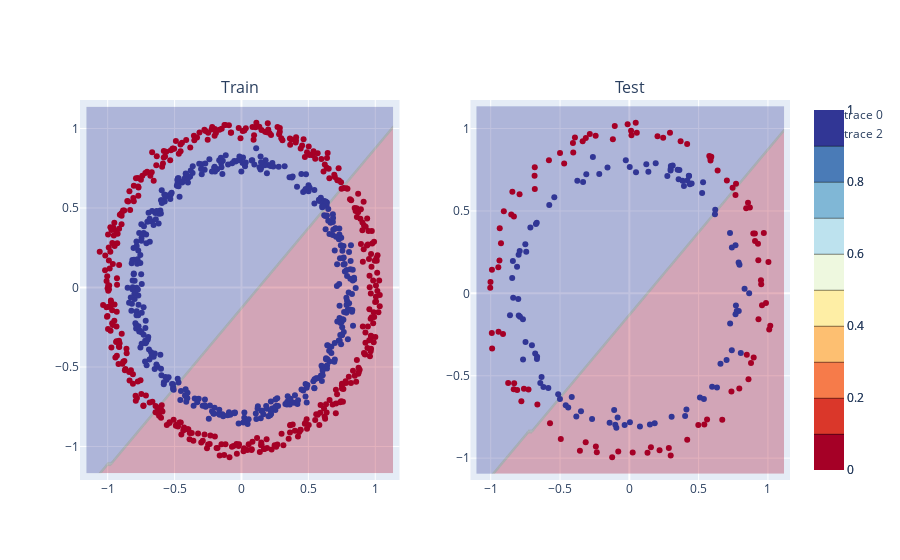

Write notebook code for a chart like this one.
### Code cell
fig = make_subplots(rows=1, cols=2, subplot_titles=["Train", "Test"])

[fig.add_trace(t, row=1, col=1) for t in plot_decision_boundary(model_0, X_train, y_train).data]
[fig.add_trace(t, row=1, col=2) for t in plot_decision_boundary(model_0, X_test, y_test).data]
fig.show()
